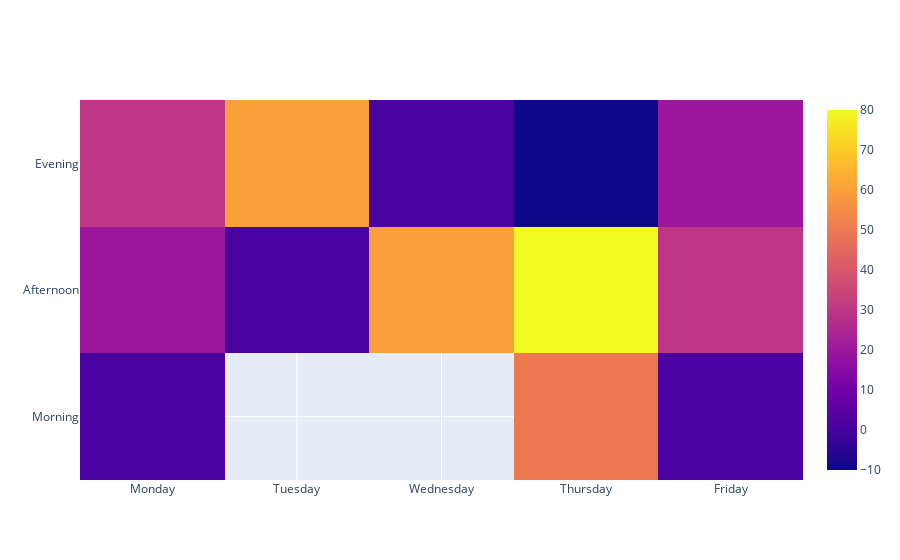

Notebook source saved alongside this figure:
### Code cell
import plotly.graph_objects as go

fig = go.Figure(data=go.Heatmap(
                   z=[[1, None, None, 50, 1], [20, 1, 60, 80, 30], [30, 60, 1, -10, 20]],
                   x=['Monday', 'Tuesday', 'Wednesday', 'Thursday', 'Friday'],
                   y=['Morning', 'Afternoon', 'Evening'],
                   hoverongaps = False))
fig.show()

### Figure 1 — Plotly figure (JSON) as saved in the notebook; plotly's stock layout.template omitted (floating-point values rounded to 4 significant figures)
{"data": [{"hoverongaps": false, "type": "heatmap", "x": ["Monday", "Tuesday", "Wednesday", "Thursday", "Friday"], "y": ["Morning", "Afternoon", "Evening"], "z": [[1, null, null, 50, 1], [20, 1, 60, 80, 30], [30, 60, 1, -10, 20]]}], "layout": {}}
